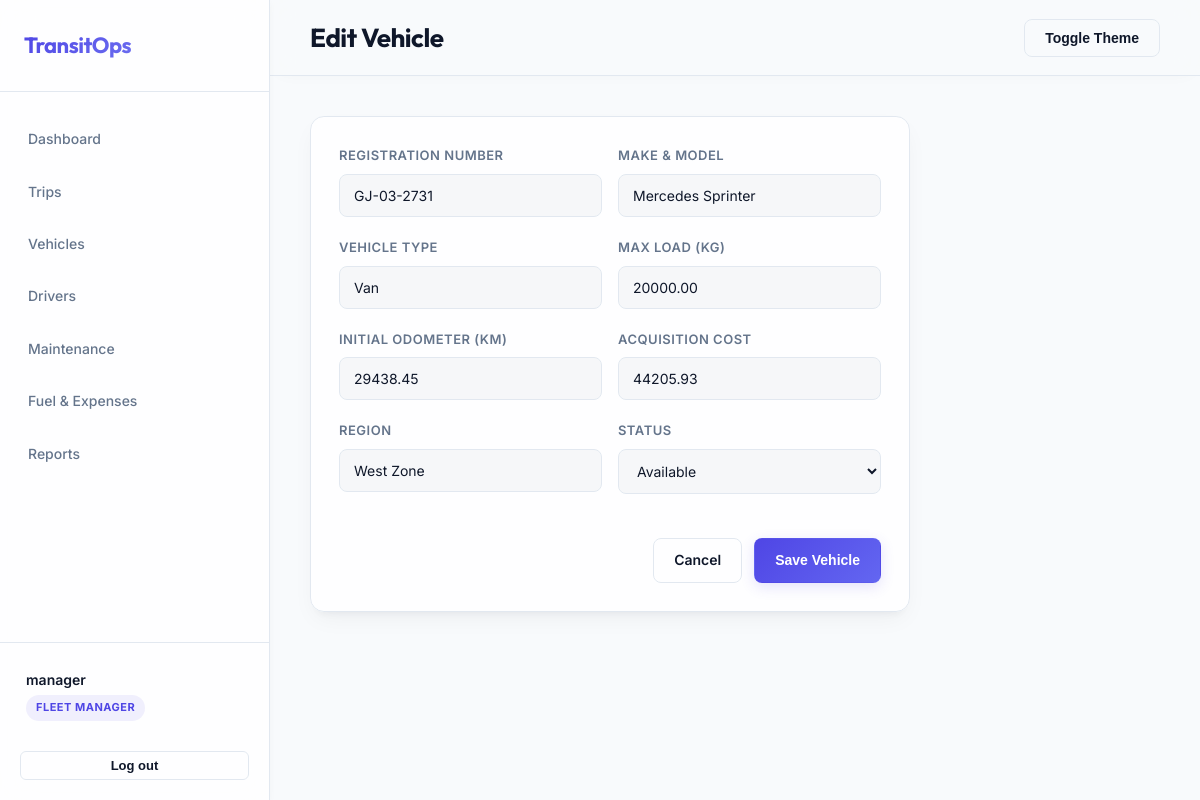
The app's page /vehicles/20/edit/ (signed in) with its own data.
### accounts/models.py (models this page shows, shortened)
class Profile(models.Model):
    ROLE_CHOICES = (
        ('Fleet Manager', 'Fleet Manager'),
        ('Driver', 'Driver'),
        ('Safety Officer', 'Safety Officer'),
        ('Financial Analyst', 'Financial Analyst'),
        ('Admin', 'Admin'),
    )
    user = models.OneToOneField(User, on_delete=models.CASCADE)
    role = models.CharField(max_length=50, choices=ROLE_CHOICES, default='Driver')
    phone_number = models.CharField(max_length=20, blank=True)
    region = models.CharField(max_length=100, blank=True)

### vehicles/models.py (models this page shows, shortened)
class Vehicle(models.Model):
    STATUS_CHOICES = (
        ('Available', 'Available'),
        ('On Trip', 'On Trip'),
        ('In Shop', 'In Shop'),
        ('Retired', 'Retired'),
    )
    registration_number = models.CharField(max_length=50, unique=True, db_index=True)
    name_model = models.CharField(max_length=100)
    vehicle_type = models.CharField(max_length=50)
    max_load_capacity = models.DecimalField(max_digits=10, decimal_places=2, help_text="in kg")
    odometer = models.DecimalField(max_digits=10, decimal_places=2, default=0.0, help_text="in km")
    acquisition_cost = models.DecimalField(max_digits=12, decimal_places=2)
    status = models.CharField(max_length=20, choices=STATUS_CHOICES, default='Available')
    region = models.CharField(max_length=100, blank=True)
    created_at = models.DateTimeField(auto_now_add=True)
    updated_at = models.DateTimeField(auto_now=True)
    class Meta:
        ordering = ['-created_at']

### vehicles/views.py (the view)
# urls.py: path('<int:vehicle_id>/edit/', views.vehicle_edit, name='vehicle_edit'),
@role_required('Fleet Manager', 'Admin')
def vehicle_edit(request, vehicle_id):
    vehicle = get_object_or_404(Vehicle, id=vehicle_id)
    if request.method == 'POST':
        form = VehicleForm(request.POST, instance=vehicle)
        if form.is_valid():
            form.save()
            messages.success(request, 'Vehicle updated successfully.')
            return redirect('vehicles_list')
    else:
        form = VehicleForm(instance=vehicle)
    return render(request, 'vehicles/form.html', {'form': form, 'action': 'Edit'})

### vehicles/forms.py
class VehicleForm(forms.ModelForm):
    class Meta:
        model = Vehicle
        fields = ['registration_number', 'name_model', 'vehicle_type', 'max_load_capacity', 'odometer', 'acquisition_cost', 'region', 'status']
        widgets = {
            'registration_number': forms.TextInput(attrs={'class': 'form-control'}),
            'name_model': forms.TextInput(attrs={'class': 'form-control'}),
            'vehicle_type': forms.TextInput(attrs={'class': 'form-control'}),
            'max_load_capacity': forms.NumberInput(attrs={'class': 'form-control'}),
            'odometer': forms.NumberInput(attrs={'class': 'form-control'}),
            'acquisition_cost': forms.NumberInput(attrs={'class': 'form-control'}),
            'region': forms.TextInput(attrs={'class': 'form-control'}),
            'status': forms.Select(attrs={'class': 'form-control'}),
        }

### templates/vehicles/form.html (shortened to what this page needs)
{% extends 'base.html' %}
{% block page_title %}{{ action }} Vehicle{% endblock %}
{% block content %}
<div class="card" style="max-width: 600px;">
    <form method="post">
        <div class="grid grid-cols-2" style="gap: 16px;">
            <div class="form-group">
                <label class="form-label" for="{{ form.registration_number.id_for_label }}">Registration Number</label>
                {{ form.registration_number }}
            </div>
            <div class="form-group">
                <label class="form-label" for="{{ form.name_model.id_for_label }}">Make & Model</label>
                {{ form.name_model }}
            </div>
        </div>
        <div class="grid grid-cols-2" style="gap: 16px;">
            <div class="form-group">
                <label class="form-label" for="{{ form.vehicle_type.id_for_label }}">Vehicle Type</label>
                {{ form.vehicle_type }}
            </div>
            <div class="form-group">
                <label class="form-label" for="{{ form.max_load_capacity.id_for_label }}">Max Load (kg)</label>
                {{ form.max_load_capacity }}
            </div>
        </div>
        <div class="grid grid-cols-2" style="gap: 16px;">
            <div class="form-group">
                <label class="form-label" for="{{ form.odometer.id_for_label }}">Initial Odometer (km)</label>
                {{ form.odometer }}
            </div>
            <div class="form-group">
                <label class="form-label" for="{{ form.acquisition_cost.id_for_label }}">Acquisition Cost</label>
                {{ form.acquisition_cost }}
            </div>
        </div>
        <div class="grid grid-cols-2" style="gap: 16px;">
            <div class="form-group">
                <label class="form-label" for="{{ form.region.id_for_label }}">Region</label>
                {{ form.region }}
            </div>
            <div class="form-group">
                <label class="form-label" for="{{ form.status.id_for_label }}">Status</label>
                {{ form.status }}
            </div>
        </div>
        <div style="margin-top: 24px; display: flex; gap: 12px; justify-content: flex-end;">
            <a href="{% url 'vehicles_list' %}" class="btn btn-ghost">Cancel</a>
            <button type="submit" class="btn btn-primary">Save Vehicle</button>
        </div>
    </form>
</div>
{% endblock %}

### templates/base.html (shortened to what this page needs)
<!DOCTYPE html>
<html lang="en" data-theme="light">
<head>
    {% load static %}
    <link rel="stylesheet" href="{% static 'css/base.css' %}">
</head>
<body>
    <div class="layout">
        {% if user.is_authenticated %}
        <aside class="sidebar">
            <div class="sidebar-header">
                <h2>TransitOps</h2>
            </div>
            <nav class="sidebar-nav">
                <a href="{% url 'dashboard' %}" class="nav-item">Dashboard</a>
                {% if user.profile.role in 'Fleet Manager,Admin,Driver,Safety Officer' %}
                <a href="{% url 'trips_list' %}" class="nav-item">Trips</a>
                {% endif %}
                {% if user.profile.role in 'Fleet Manager,Admin,Safety Officer' %}
                <a href="{% url 'vehicles_list' %}" class="nav-item">Vehicles</a>
                <a href="{% url 'drivers_list' %}" class="nav-item">Drivers</a>
                {% endif %}
                {% if user.profile.role in 'Fleet Manager,Admin' %}
                <a href="{% url 'maintenance_list' %}" class="nav-item">Maintenance</a>
                {% endif %}
                {% if user.profile.role in 'Fleet Manager,Admin,Financial Analyst,Safety Officer' %}
                <a href="{% url 'finance_list' %}" class="nav-item">Fuel & Expenses</a>
                {% endif %}
                {% if user.profile.role in 'Fleet Manager,Admin,Financial Analyst' %}
                <a href="{% url 'reports' %}" class="nav-item">Reports</a>
                {% endif %}
            </nav>
            <div class="sidebar-footer">
                <div class="user-info">
                    <div class="user-name">{{ user.get_full_name|default:user.username }}</div>
                    <div class="user-role badge badge-primary">{{ user.profile.role }}</div>
                </div>
                <form action="{% url 'logout' %}" method="post">
                    <button type="submit" class="btn btn-ghost btn-sm w-full mt-2">Log out</button>
                </form>
            </div>
        </aside>
        {% endif %}
        <main class="main-content">
            {% if user.is_authenticated %}
            <header class="topbar">
                <div class="page-title">
                    <h1>{% block page_title %}Overview{% endblock %}</h1>
                </div>
                <div class="topbar-actions">
                    <button id="theme-toggle" class="btn btn-ghost">Toggle Theme</button>
                </div>
            </header>
            {% endif %}
            <div class="content-container">
                {% block content %}{% endblock %}
            </div>
        </main>
    </div>
</body>
</html>

### records on screen
Vehicle: registration_number "GJ-03-2731", name_model "Mercedes Sprinter", vehicle_type "Van", max_load_capacity "20000.00", odometer "29438.45", acquisition_cost "44205.93", region "West Zone", status "Available"

### other values on screen
{{ user.get_full_name|default:user.username }} "manager"
{{ user.profile.role }} "FLEET MANAGER"
{{ action }} "Edit"
